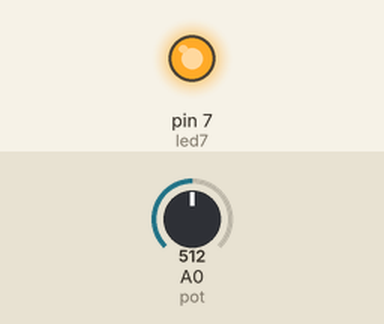
Recording of a sketch running on a simulated Arduino Uno, built with avr-gcc and run on an emulated ATmega328P. Shown: output pins drawn as LEDs (lit = HIGH). Inputs (shaded band) come from the test bench; at power-on: A0 (pot) = 512.

Above: at 1.2 s.
1.3 s: A0 (pot) set to 105
2.8 s: A0 (pot) set to 93
At 3.4 s:
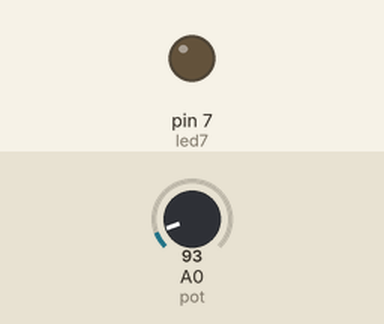
4.3 s: A0 (pot) set to 110
At 5.5 s:
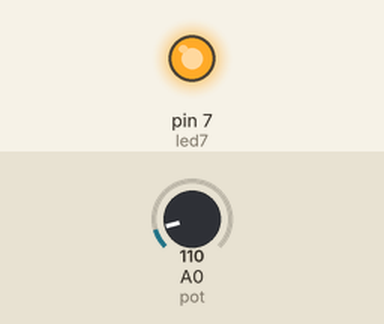
5.8 s: A0 (pot) set to 90
At 6.8 s:
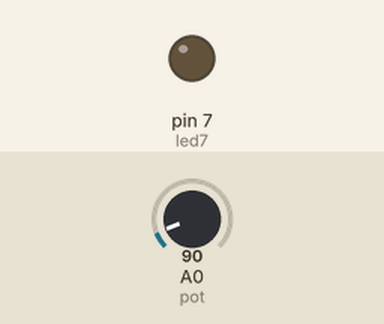
Timing chart, 0 to 8.3 s (numbered marks = the images above; inputs shaded):
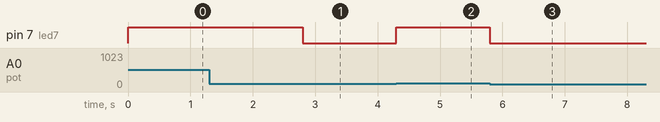

Measured:
- the behaviour switches between 101 and 100 on A0 (pot) (found by bisection; images 0 and 1)
- after the input at 1.3 s, every drawn part: stays the same
- after the input at 2.8 s, pin 7 (led7): HIGH → LOW at once
- after the input at 4.3 s, pin 7 (led7): LOW → HIGH at once
- after the input at 5.8 s, pin 7 (led7): HIGH → LOW at once

The sketch:

potensio.ino
```cpp
int nilai = 0;

int led7 = 7;
int pot = A0;

void setup() {
  pinMode(led7, OUTPUT);
  Serial.begin(9600); // Inisialisasi komunikasi serial dengan baud rate 9600
}

void loop() {
  nilai = analogRead(pot); // Membaca nilai dari potensiometer
  if(nilai > 100){
    digitalWrite(led7,1);
  }else{
    digitalWrite(led7,0);

  }
}
```
